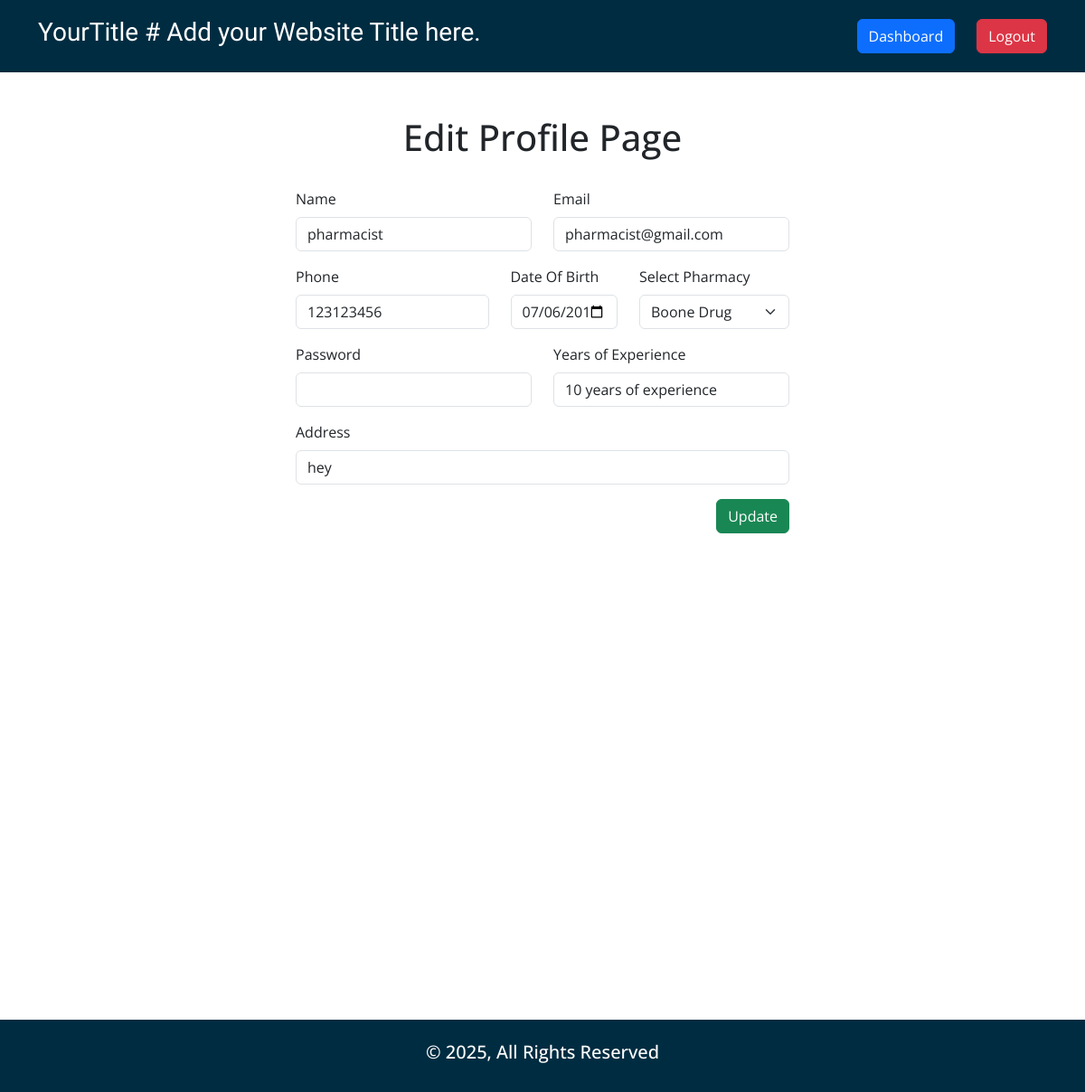
The page /edit_profile.php (signed in) on the database its author committed.
### tables this page shows
CREATE TABLE `users` (
  `id` int(11) NOT NULL,
  `username` varchar(255) NOT NULL,
  `email` varchar(255) NOT NULL,
  `password` text NOT NULL,
  `role` enum('admin','patient','pharmacist') NOT NULL DEFAULT 'patient',
  `phone` varchar(255) DEFAULT NULL,
  `dob` date DEFAULT NULL,
  `address` text DEFAULT NULL,
  `diseases` varchar(255) DEFAULT NULL,
  `experience` varchar(255) DEFAULT NULL,
  `phar_id` int(11) DEFAULT NULL,
  `reminder_ids` text DEFAULT NULL,
  `status` enum('0','1') NOT NULL DEFAULT '1'
);

CREATE TABLE `pharmacy` (
  `id` int(11) NOT NULL,
  `pharmacy_name` varchar(255) NOT NULL
);

### core/database.php (called while the page is built, shortened)
<?php
function env($value)
{
      $env = dirname(__DIR__, 1) . '/.env';
      $core = parse_ini_file($env);
      return $core[$value];
}
$db = mysqli_connect(env("HOST"), env("USER"), env("PWD"), env("DB"));
if (isset($_SESSION['user'])):
      $userid = $_SESSION['user'];
      $userData = $db->query("SELECT * FROM `users` WHERE `id`='$userid'");
      if (mysqli_num_rows($userData) > 0):
            $GetUserData = mysqli_fetch_object($userData);
            $userName = $GetUserData->username;
            $userEmail = $GetUserData->email;
            $userPhone = $GetUserData->phone;
            $userDOB = $GetUserData->dob;
            $userAddr = $GetUserData->address;
            $yearsOfExperience = $GetUserData->experience;
            $phar_id = $GetUserData->phar_id;
            $userRole = $GetUserData->role;
            $Q_get_phar_name = $db->query("SELECT `pharmacy_name` FROM `pharmacy` WHERE `id`='$phar_id'");
            $getPhar = mysqli_fetch_object($Q_get_phar_name);
      endif;
endif;

### edit_profile.php (the view, shortened to what this page needs)
<?php
require_once 'core/database.php';
?>
<!DOCTYPE html>
<html lang="en">
<head>
    <?php include 'includes/external_css.php'; ?>
</head>
<body id="edit_profile">
    <?php include_once 'includes/header.php'; ?>
    <main>
        <div class="container my-5">
            <div class="row">
                <div class="col-12 mb-4">
                    <h1 class="text-center">Edit Profile Page</h1>
                </div>
                <div class="col-12 col-md-6 mx-auto">
                    <form action="" method="post">
                        <div class="row">
                            <div class="col-12 col-md-6 mb-3">
                                <div class="form-group">
                                    <label class="form-label" for="username">Name</label>
                                    <input type="text" name="username" value="<?= $userName ?>" class="form-control" required>
                                </div>
                            </div>
                            <div class="col-12 col-md-6 mb-3">
                                <div class="form-group">
                                    <label class="form-label" for="email">Email</label>
                                    <input type="email" name="email" value="<?= $userEmail ?>" class="form-control" required>
                                </div>
                            </div>
                            <div class="col-12 col-md-<?= ($userRole == 'pharmacist') ? '5' : '6' ?> mb-3">
                                <div class="form-group">
                                    <label class="form-label" for="phone">Phone</label>
                                    <input type="tel" name="phone" value="<?= $userPhone ?>" class="form-control" required>
                                </div>
                            </div>
                            <div class="col-12 col-md-<?= ($userRole == 'pharmacist') ? '3' : '6' ?> mb-3">
                                <div class="form-group">
                                    <label class="form-label" for="dob">Date Of Birth</label>
                                    <input type="date" name="dob" value="<?= $userDOB ?>" class="form-control" required>
                                </div>
                            </div>
                            <?php if ($userRole == 'pharmacist'): ?>
                                <div class="col-12 col-md-4">
                                    <div class="form-group">
                                        <label class="form-label" for="phar">Select Pharmacy</label>
                                        <select name="pharmacy_id" id="phar" class="form-select">
                                            <option value="<?= $phar_id ?? '' ?>" selected hidden><?= $getPhar->pharmacy_name ?? "Select Pharmacy" ?></option>
                                        </select>
                                    </div>
                                </div>
                            <?php endif; ?>
                            <div class="col-12 col-md-6 mb-3">
                                <div class="form-group">
                                    <label class="form-label" for="password">Password</label>
                                    <input type="password" name="password" class="form-control">
                                </div>
                            </div>
                            <?php if ($userRole == 'patient'): ?>
                                <div class="col-12 col-md-6 mb-3">
                                    <div class="form-group">
                                        <label class="form-label" for="diseases">Diseases</label>
                                        <input type="text" name="diseases" value="<?= $userDiseases ?? '' ?>" class="form-control">
                                    </div>
                                </div>
                            <?php else: ?>
                                <div class="col-12 col-md-6 mb-3">
                                    <div class="form-group">
                                        <label class="form-label" for="experience">Years of Experience</label>
                                        <input type="text" name="experience" value="<?= $yearsOfExperience ?? '' ?>" class="form-control">
                                    </div>
                                </div>
                            <?php endif; ?>
                            <div class="col-12 mb-3">
                                <div class="form-group">
                                    <label class="form-label" for="address">Address</label>
                                    <input type="text" name="address" value="<?= $userAddr ?>" class="form-control" required>
                                </div>
                            </div>
                            <div class="col-12 mb-3">
                                <div class="form-group d-flex justify-content-end">
                                    <button type="submit" name="submit" class="btn btn-success">Update</button>
                                </div>
                            </div>
                        </div>
                    </form>
                </div>
            </div>
        </div>
    </main>
    <?php include_once 'includes/footer.php'; ?>
</body>
</html>

### rows shown on the page
users: username "pharmacist", email "pharmacist@gmail.com", phone "123123456", dob "07/06/2017", experience "10 years of experience", address "hey"
pharmacy: pharmacy_id "Boone Drug"

### other values the page prints
env("TITLE") "YourTitle # Add your Website Title here."
